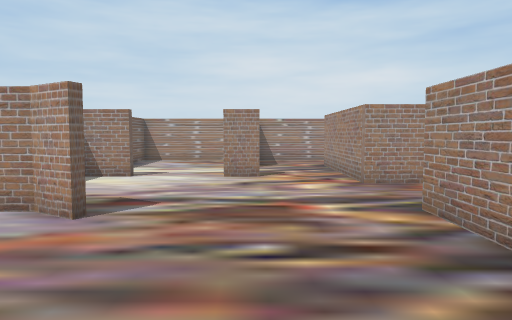
View 1 (above)

22 first-person views from a walk through a scene from a Unity 3-D project. The camera is 0.59 m above the floor, tilts 4° down and sees 70° across. The floor is counted in squares, 0.5 m on a side. Each view is taken from the middle of a square. On the plan, view 1 faces up. The plan holds only what a view shows up to about 14 squares ahead; the rest is blank. The place goes on beyond the plan.

View 2
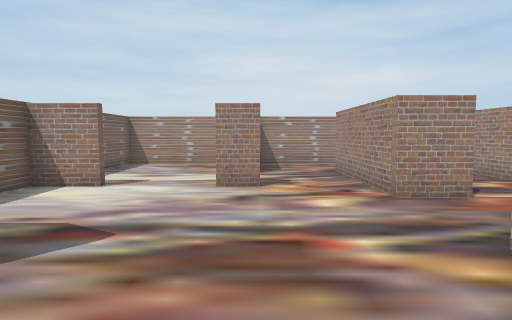

View 3
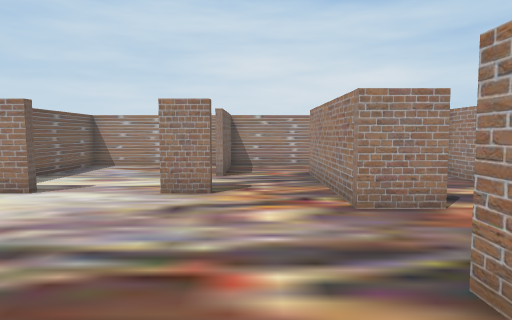

View 4
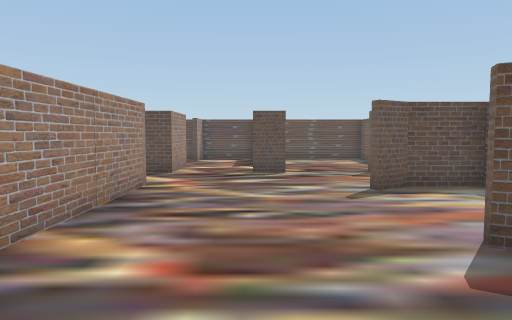

View 5
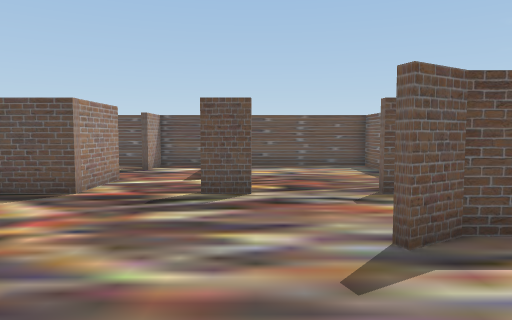

View 6
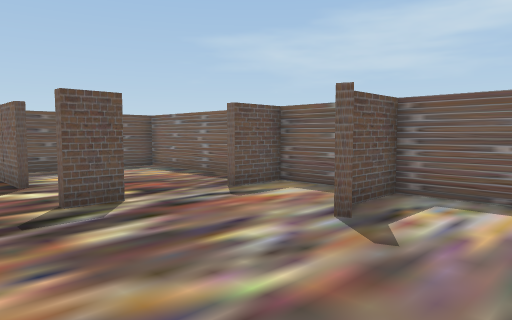

View 7
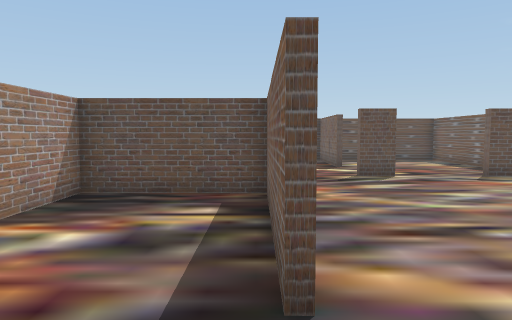

View 8
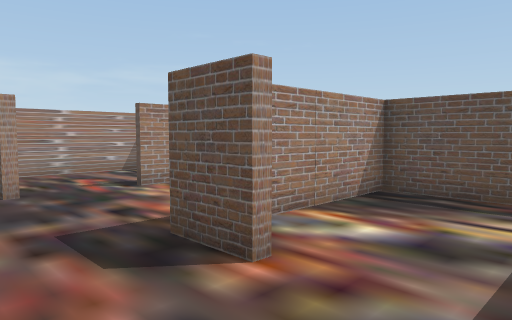

View 9
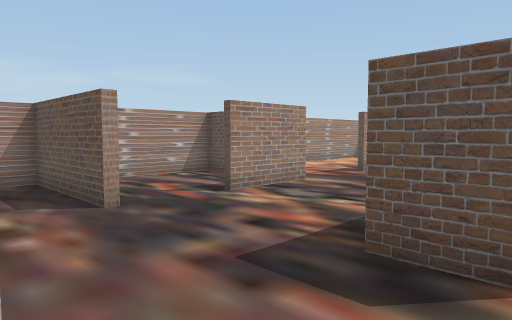

View 10
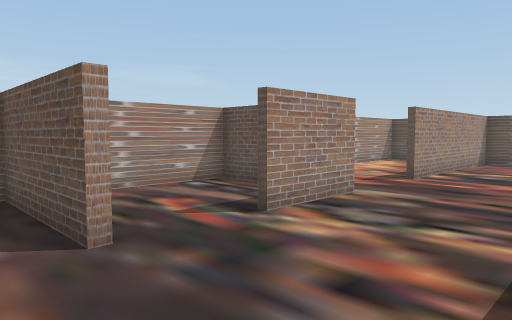

View 11
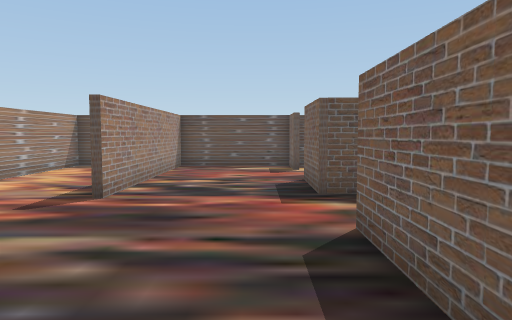

View 12
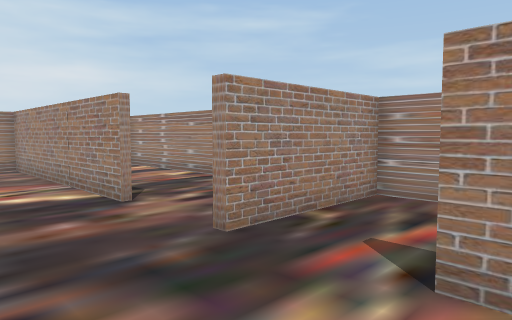

View 13
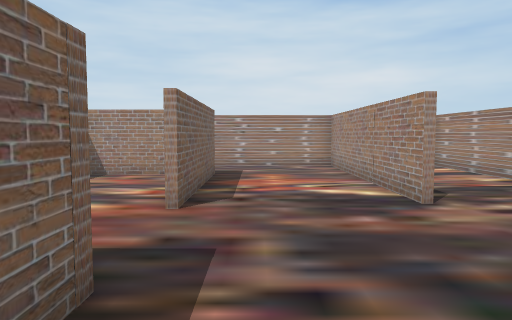

View 14
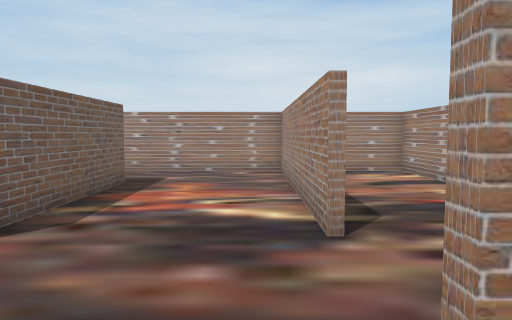

View 15
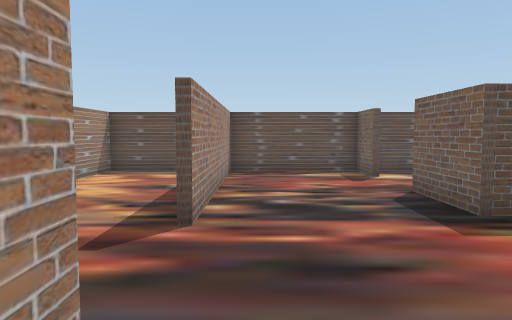

View 16
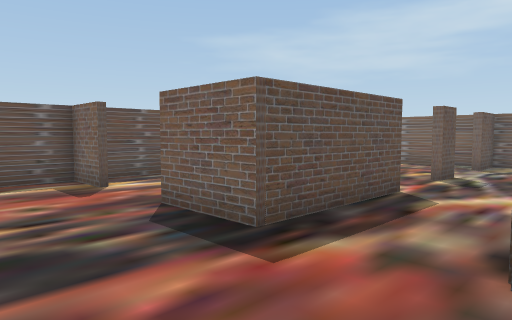

View 17
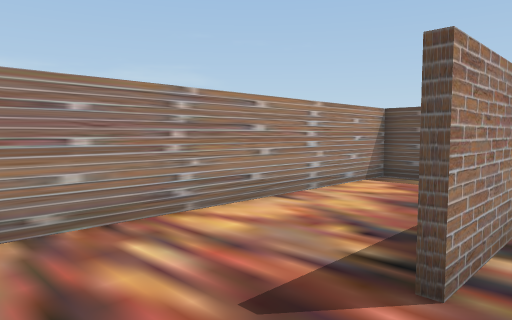

View 18
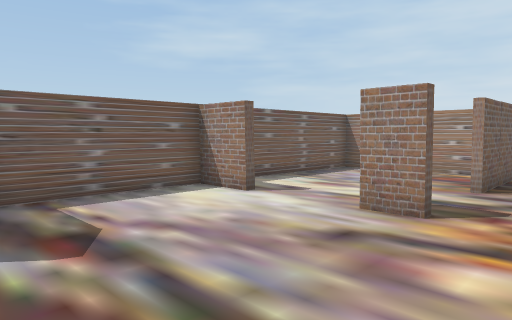

View 19
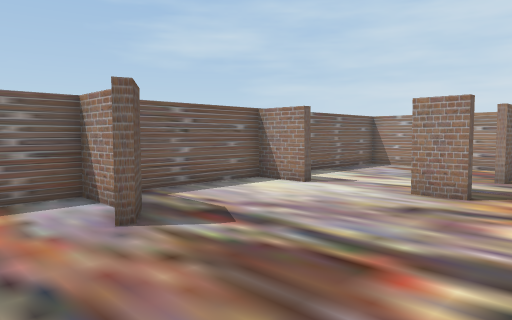

View 20
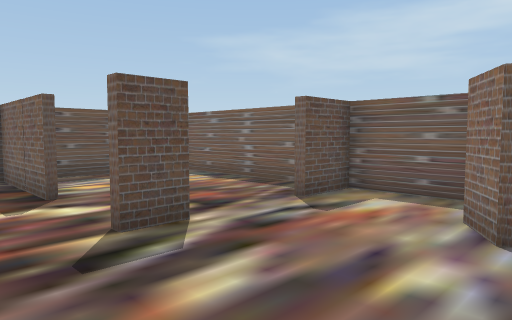

View 21
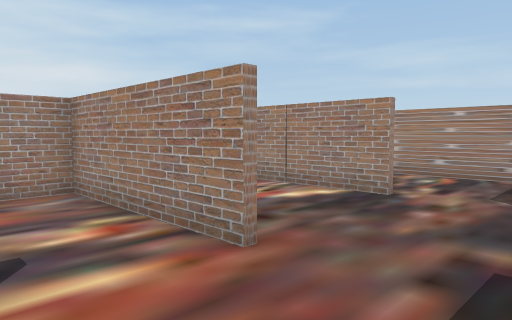

View 22
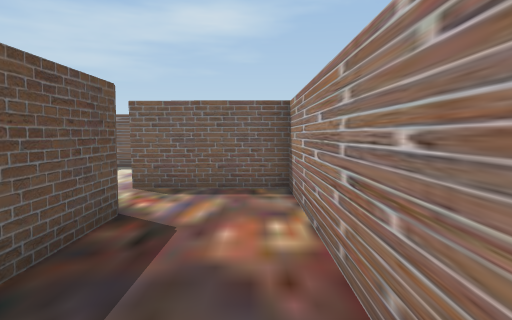

### Floor plan
Points are (right, up) in squares from view 1. A wall is a line through its corners. A room is listed if a view was taken in it or the views show most of it. See-through windows are left out.
Room 1 (views 1, 2, 3, 4, 5, 6, 7, 8, 9, 18, 19, 20, 21)
walls: (-2.5, 4.9) (-3.4, 5.5) (-5.1, 5.5) (-5.1, 0.8) (-3.4, 0.8) (-2.5, 1.4); (2.8, 5.7) (2.8, 0.8) (6.6, 0.8) (6.6, 4.1); (-3.4, 5.8) (-2.4, 5.2); (-2.4, 1.1) (-3.4, 0.5); (0.1, 10.2) (-1, 10.2); (2.6, 0.4) (2.6, 5.7); (5.3, 5.7) (6.8, 5.7); (4.1, 8.7) (2.6, 8.7) (2.7, 14); (-3.5, 10.2) (-5.1, 10.2) (-5.1, 6.1); (-5.1, 0.1) (-5.1, -2.2) (-3.5, -2.2); (-1, -2.2) (0.1, -2.2); (6.6, 8.6) (6.6, 13.7) (3, 13.7); (-5.1, -2.8) (-5.1, -8.8) (-0.8, -8.8); (2.6, -4.6) (2.6, -2.2); (-0.5, 16.7) (-5.1, 16.7) (-5.1, 11)
ways out: opening at (1.5, -5.5) to room 2; opening at (1.5, 14) to room 2; opening at (3, -0.5) to room 2; opening at (7, 7.5) to room 2
Room 2 (views 10, 11, 12, 13, 14, 15, 16, 17, 22)
walls: (6.8, 5.7) (6.7, 0.4); (10.8, 6.6) (14.7, 6.6) (14.7, 16.7) (12.9, 16.7); (10.8, 1.2) (10.8, 4); (10.8, 9.1) (10.8, 16.7) (0, 16.7) (0.1, 13.2); (2.6, -2.2) (6.7, -2.2) (6.7, -4.6); (6.8, 14.1) (6.8, 8.7); (6.7, -7.1) (6.7, -8.8) (10.8, -8.8) (10.8, -1.6); (2.7, 14) (5.2, 14); (0.1, -5.2) (0.2, -8.8) (2.5, -8.8) (2.5, -7.1); (3.2, -8.8) (6.4, -8.8)
ways out: opening at (1.5, -5.5) to room 1; opening at (1.5, 14) to room 1; opening at (3, -0.5) to room 1; opening at (7, 7.5) to room 1; opening at (11, -0.5) to room 3; opening at (11, 4.5) to room 4
Room 3 (no view inside)
walls: (12.5, -8.8) (14.7, -8.8) (14.7, 0.2)
ways out: opening at (11, -0.5) to room 2
Room 4 (no view inside)
walls: (13.4, 1.6) (14.7, 1.6) (14.7, 6.3) (10.8, 6.3)
ways out: opening at (11, 4.5) to room 2

Where each view was taken, in squares from view 1:
view 1: 0 up, 0 right, facing up
view 2: 2 up, 0 right, facing up
view 3: 3 up, 1 right, facing up
view 4: 9 up, 0 right, facing down
view 5: 5 up, 1 left, facing down
view 6: 4 up, 2 right, facing down-left
view 7: 8 up, 3 right, facing down
view 8: 8 up, 3 right, facing down-right
view 9: 9 up, 5 right, facing down-right
view 10: 8 up, 7 right, facing down-right
view 11: 5 up, 8 right, facing down
view 12: 3 up, 8 right, facing up-right
view 13: 3 up, 8 right, facing up
view 14: 5 up, 10 right, facing up
view 15: 3 up, 10 right, facing down
view 16: 1 up, 10 right, facing down-left
view 17: 1 up, 10 right, facing down-right
view 18: 5 up, 2 right, facing up-left
view 19: 3 up, 2 right, facing up-left
view 20: 2 up, 2 right, facing down-left
view 21: 6 up, 4 right, facing up-right
view 22: 16 up, 8 right, facing left
